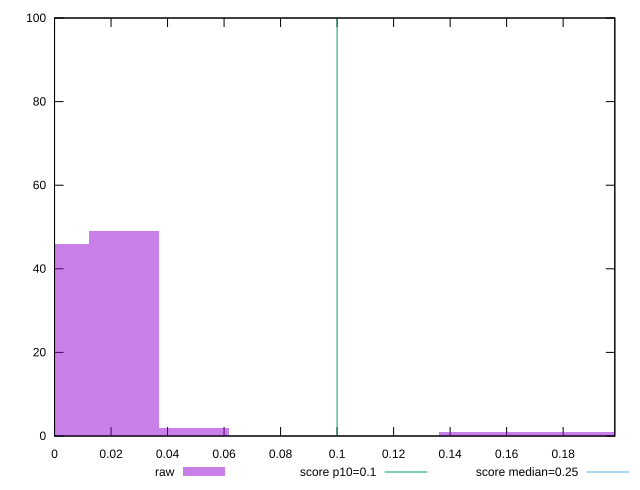

The script that saved this image:
reset

$raw <<EOF
0.024738619170572424 49
0 46
0.14843171502343455 1
0.04947723834114485 2
0.1979089533645794 1
0.17317033419400696 1
EOF

set key outside below
set boxwidth 0.024738619170572424
set xrange [0:0.19828971491919622]
set yrange [0:100]
set trange [0:100]
set style fill transparent solid 0.5 noborder

set parametric
set terminal svg size 640, 490 enhanced background rgb 'white'
set output "reports/report_00028_2021-02-24T12-49-42.674Z/cumulative-layout-shift/samples/agenda/raw/histogram.svg"

plot $raw title "raw" with boxes, \
     0.1,t title "score p10=0.1", \
     0.25,t title "score median=0.25"

reset
